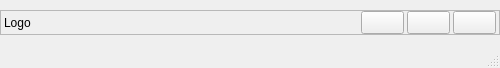
<?xml version="1.0" encoding="UTF-8"?>
<ui version="4.0">
 <class>FramelessWindow</class>
 <widget class="QMainWindow" name="FramelessWindow">
  <property name="geometry">
   <rect>
    <x>0</x>
    <y>0</y>
    <width>500</width>
    <height>68</height>
   </rect>
  </property>
  <property name="windowTitle">
   <string>MainWindow</string>
  </property>
  <widget class="QWidget" name="centralwidget">
   <layout class="QVBoxLayout" name="verticalLayout">
    <property name="spacing">
     <number>0</number>
    </property>
    <property name="leftMargin">
     <number>0</number>
    </property>
    <property name="topMargin">
     <number>0</number>
    </property>
    <property name="rightMargin">
     <number>0</number>
    </property>
    <property name="bottomMargin">
     <number>0</number>
    </property>
    <item>
     <widget class="QFrame" name="FrameTitleWindow">
      <property name="maximumSize">
       <size>
        <width>16777215</width>
        <height>33</height>
       </size>
      </property>
      <property name="accessibleName">
       <string notr="true">TitleWindow</string>
      </property>
      <property name="frameShape">
       <enum>QFrame::StyledPanel</enum>
      </property>
      <property name="frameShadow">
       <enum>QFrame::Raised</enum>
      </property>
      <layout class="QHBoxLayout" name="horizontalLayout">
       <property name="spacing">
        <number>3</number>
       </property>
       <property name="sizeConstraint">
        <enum>QLayout::SetMaximumSize</enum>
       </property>
       <property name="leftMargin">
        <number>3</number>
       </property>
       <property name="topMargin">
        <number>0</number>
       </property>
       <property name="rightMargin">
        <number>3</number>
       </property>
       <property name="bottomMargin">
        <number>0</number>
       </property>
       <item>
        <widget class="QLabel" name="LabelLogo">
         <property name="text">
          <string notr="true">Logo</string>
         </property>
        </widget>
       </item>
       <item>
        <spacer name="horizontalSpacer">
         <property name="orientation">
          <enum>Qt::Horizontal</enum>
         </property>
         <property name="sizeHint" stdset="0">
          <size>
           <width>337</width>
           <height>20</height>
          </size>
         </property>
        </spacer>
       </item>
       <item>
        <widget class="QPushButton" name="ButtonMinimize">
         <property name="font">
          <font>
           <pointsize>10</pointsize>
          </font>
         </property>
         <property name="text">
          <string notr="true"/>
         </property>
        </widget>
       </item>
       <item>
        <widget class="QPushButton" name="ButtonMaximize">
         <property name="font">
          <font>
           <pointsize>10</pointsize>
          </font>
         </property>
         <property name="text">
          <string notr="true"/>
         </property>
        </widget>
       </item>
       <item>
        <widget class="QPushButton" name="ButtonExit">
         <property name="font">
          <font>
           <pointsize>10</pointsize>
          </font>
         </property>
         <property name="text">
          <string/>
         </property>
        </widget>
       </item>
      </layout>
     </widget>
    </item>
   </layout>
  </widget>
  <widget class="QMenuBar" name="menubar">
   <property name="geometry">
    <rect>
     <x>0</x>
     <y>0</y>
     <width>500</width>
     <height>20</height>
    </rect>
   </property>
  </widget>
  <widget class="QStatusBar" name="statusbar"/>
 </widget>
 <resources/>
 <connections/>
</ui>
